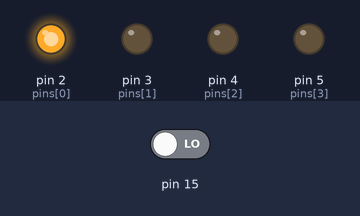
The sketch below on a simulated Arduino Uno, built with avr-gcc and run on an emulated ATmega328P. Parts: output pins drawn as LEDs (lit = HIGH). The test bench sets the inputs (shaded band); at power-on: pin 15 LOW.

Above: at 0.2 s.
At 1.2 s:
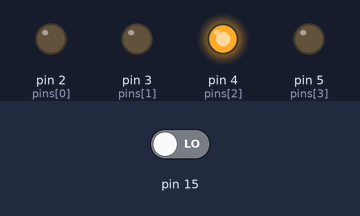
At 2.7 s:
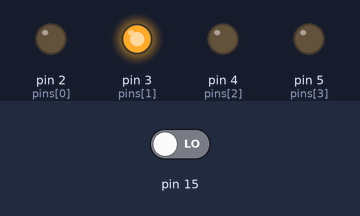
At 3.7 s:
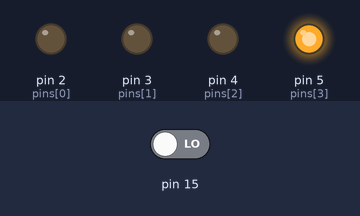
Timing chart, 0 to 4.6 s (numbered marks = the images above):
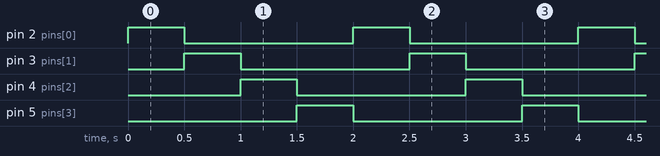

The sketch:

HW4_2.ino
```cpp
int pins[] ={2,3,4,5};
int led_state = 0, type = 0;
boolean but_state;

void setup() {
  Serial.begin(9600);
  for (int i = 0; i < 4; i++) {
    pinMode(pins[i], OUTPUT);
    digitalWrite(pins[i], LOW);
  }
}

void loop() {
  but_state = digitalRead(15);

  if (but_state == 1)
  {
    if (type == 0)
    {
      type = 1;
      led_state = 0;
    }
    else
    {
      type = 0;
      led_state = 3;
    }
  }

  for (int i = 0; i < 4; i++)
  {
    if (i == led_state)
    {
      digitalWrite(pins[i], HIGH);
    } else
    {
      digitalWrite(pins[i], LOW);
    }
  }


  if (type == 0)
  {
    led_state = (led_state + 1) %4 ;
  }
  else
  {
    led_state = (led_state - 1) %4 ;
    if (led_state == -1)
     {
      led_state = 3;
     }
  }
  delay(500);
}
```

Measured:
- by itself, pin 2 (pins[0]), pin 3 (pins[1]), pin 4 (pins[2]), pin 5 (pins[3]): alternates HIGH for 0.50 s and LOW for 1.5 s
- by itself, everything shown: repeats every 2.0 s, in 4 steps
